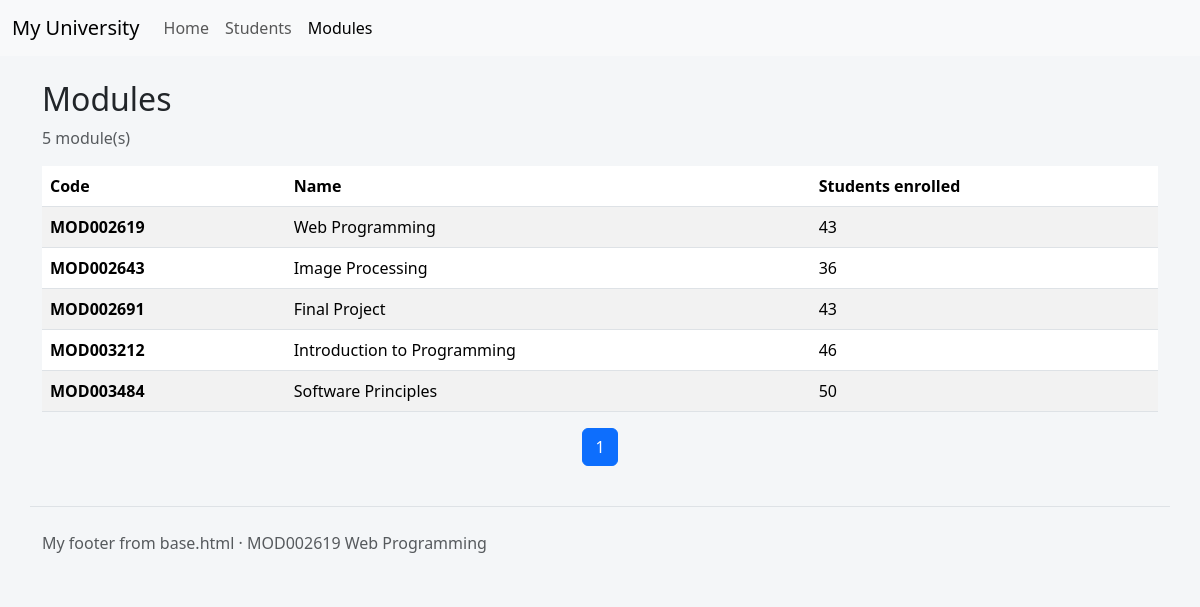
The page /modulelist/1/ on the database its author committed.
### myApp/models.py (models this page shows, shortened)
class Module(models.Model):
    code = models.CharField(max_length=10)
    name = models.CharField(max_length=50)
    class Meta:
        ordering = ["code"]

### myApp/views.py (the view)
# urls.py: path("modulelist/<int:page>/", views.modulelist, name="modulelist"),
def modulelist(request, page):
    modules = Module.objects.all().order_by("code")
    paginator = Paginator(modules, PER_PAGE)
    page_obj = paginator.get_page(page)
    page_obj.adjusted_elided_pages = paginator.get_elided_page_range(
        page_obj.number, on_each_side=1, on_ends=1
    )
    return render(request, "myApp/modulelist.html", {"page_obj": page_obj})

### myApp/templates/myApp/modulelist.html (shortened to what this page needs)
{% extends "myApp/base.html" %}
{% block content %}
    <h2>Modules</h2>
    <p class="text-body-secondary">
        {{ page_obj.paginator.count }} module(s)
    </p>
    <table class="table table-striped table-hover">
        <thead class="thead-dark">
            <tr>
                <th scope="col">Code</th>
                <th scope="col">Name</th>
                <th scope="col">Students enrolled</th>
            </tr>
        </thead>
        <tbody>
            {% for module in page_obj %}
            <tr>
                <th scope="row">{{ module.code }}</th>
                <td>{{ module.name }}</td>
                <td>{{ module.student_set.count }}</td>
            </tr>
            {% endfor %}
        </tbody>
    </table>
    <nav aria-label="Module pages">
        <ul class="pagination justify-content-center">
            {% for num in page_obj.adjusted_elided_pages %}
                {% if num == page_obj.paginator.ELLIPSIS %}
                    <li class="page-item disabled"><span class="page-link">{{ num }}</span></li>
                {% elif num == page_obj.number %}
                    <li class="page-item active"><span class="page-link">{{ num }}</span></li>
                {% else %}
                    <li class="page-item"><a class="page-link" href="{% url 'myApp:modulelist' num %}">{{ num }}</a></li>
                {% endif %}
            {% endfor %}
        </ul>
    </nav>
{% endblock %}

### myApp/static/myApp/site.css (style rules this page uses)
body { background: #f4f6f8; }
table.table { background: #fff; }

### rows shown on the page
Module: code "MOD002619", name "Web Programming", student_set.count "43"
Module: code "MOD002643", name "Image Processing", student_set.count "36"
Module: code "MOD002691", name "Final Project", student_set.count "43"
Module: code "MOD003212", name "Introduction to Programming", student_set.count "46"
Module: code "MOD003484", name "Software Principles", student_set.count "50"

### other values the page prints
{{ page_obj.paginator.count }} "5"
{{ num }} "1"
